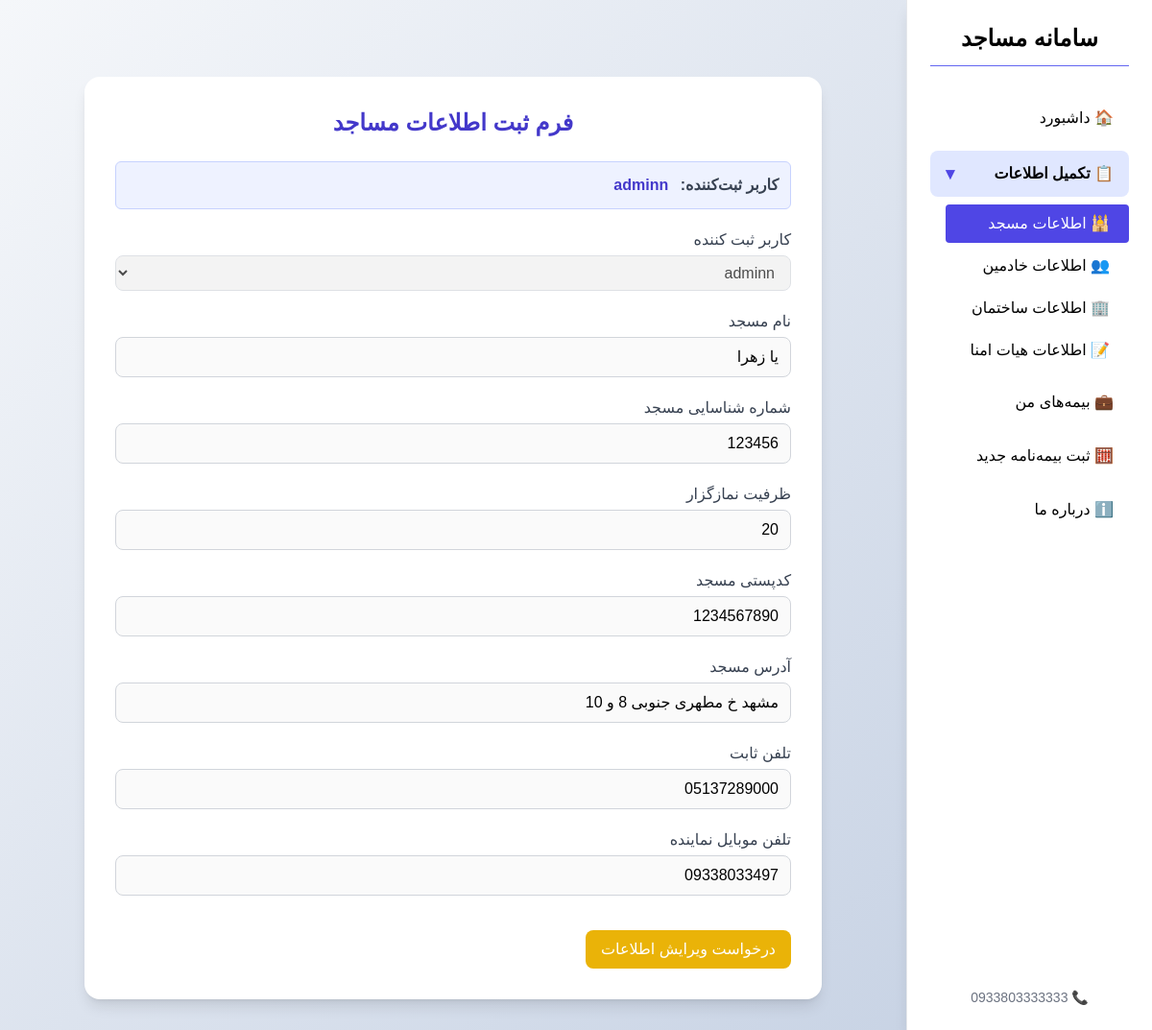
Screenshot of /account/mainform/ (signed in) with the database file from the repository.
### forms/models.py (models this page shows, shortened)
class Signup(models.Model):
    username=models.CharField(max_length=20,verbose_name="نام کاربری",unique=True)
    password=models.CharField(max_length=200,verbose_name="رمز عبور")
    email=models.EmailField(verbose_name="ایمیل",unique=True)
    def __str__(self):
        return self.username
    class Meta:
        verbose_name="کاربران"

class MainRegistration(models.Model):
    registration=models.ForeignKey(Signup,on_delete=models.CASCADE,related_name="mosque",verbose_name="کاربر ثبت کننده")
    mosque_name=models.CharField(max_length=50,verbose_name="نام مسجد")
    mosque_id=models.IntegerField(verbose_name="کد شناسایی مسجد")
    mosque_Capacity=models.IntegerField(validators=[MinValueValidator(10)],verbose_name='ظرفیت نمازگزار')
    mosque_postalcode=models.CharField(verbose_name="کدپستی مسجد",validators=[MinLengthValidator(9)],max_length=11)
    mosque_address=models.CharField(max_length=200,verbose_name="آدرس مسجد")
    mosque_phone=models.CharField(verbose_name="تلفن ثابت مسجد",blank=True,max_length=11,validators=[MinLengthValidator(11)])
    created_phone=models.CharField(verbose_name="تلفن موبایل",max_length=11,validators=[MinLengthValidator(11)],unique=True)
    create_date=models.DateTimeField(auto_now_add=True)
    class Meta:
        verbose_name="لیست مساجد"

### forms/views.py (the view)
def MainRegistration_view(request):
    signup = get_signup_from_session(request)
    if not signup:
        return redirect('login')  # یا مسیر مناسب
    main_reg = MainRegistration.objects.filter(registration=signup).first()
    editing = request.GET.get("edit") == "true"
    if request.method == 'POST':
        form = MainRegistration_form(request.POST, instance=main_reg)
        if form.is_valid():
            obj = form.save(commit=False)
            obj.registration = signup
            obj.save()
            messages.success(request, "اطلاعات مسجد با موفقیت ذخیره شد ✅")
            return redirect('/')  # یا مسیر دلخواه بعد از ذخیره
        else:
            messages.error(request, "فرم معتبر نیست، لطفا مقادیر را بررسی کنید.")
    else:
        form = MainRegistration_form(instance=main_reg)
        if main_reg and not editing:
            for field in form.fields.values():
                field.widget.attrs['disabled'] = 'disabled'
    return render(request, 'mainform.html', {
        'form': form,
        'signup': signup,
        'editing': editing,
        'main_reg': main_reg,
    })

### forms/forms.py
class MainRegistration_form(StyledModelForm):
    class Meta:
        model=MainRegistration
        fields='__all__'
        widgets = {
            'mosque_phone': forms.NumberInput(attrs={'placeholder': 'تلفن ثابت'}),
            'created_phone': forms.NumberInput(attrs={'placeholder': 'موبایل نماینده'}),
        }
        labels={'mosque_name':"نام مسجد",
                'mosque_id':"شماره شناسایی مسجد",
                'mosque_Capacity':"ظرفیت نمازگزار",
                'mosque_postalcode':"کدپستی مسجد",
                'mosque_address':"آدرس مسجد",
                'mosque_phone':"تلفن ثابت",
                'created_phone':"تلفن موبایل نماینده"}
        help_texts = {
            'mosque_postalcode': 'کد ۱۰ رقمی وارد کنید.',
            'created_phone': 'شماره موبایل ۱۱ رقمی.',
        }

### forms/views.py (called while the page is built)
def get_signup_from_session(request): #get username
    user=request.session.get('username')
    if user:
        try:
            signup=Signup.objects.filter(username=user).first()
        except Signup.DoesNotExist:
            messages.warning(request,"کاربری شما یافت نشد، لطفا دوباره وارد شوید")
            return None
    else:
        messages.warning(request,"ابتدا وارد شوید!")
        return None
    return signup

### forms/templates/mainform.html (shortened to what this page needs)
{% extends "base.html" %}
{% load static %}
{% block content %}
<body class="bg-slate-100 min-h-screen flex items-center justify-center">
  <div class="w-full max-w-3xl bg-white rounded-2xl shadow-lg p-8 mx-auto mt-12">
    <h2 class="text-2xl font-bold text-center text-indigo-700 mb-6">فرم ثبت اطلاعات مساجد</h2>
    {% if signup %}
      <div class="bg-indigo-50 p-3 rounded-md text-gray-700 border border-indigo-200 mb-4">
        <strong>کاربر ثبت‌کننده:</strong>
        <span class="text-indigo-700 font-semibold mr-2">{{ signup.username }}</span>
      </div>
    {% endif %}
    <form method="post" class="space-y-5">
{% for field in form %}
  <div>
    <label class="block text-gray-700 mb-1" for="{{ field.id_for_label }}">{{ field.label }}</label>
    {{ field }}
  </div>
{% endfor %}
<div class="pt-4 flex justify-between items-center">
  {% if not editing %}
    <a href="?edit=true" class="bg-yellow-500 text-white py-2 px-4 rounded-lg hover:bg-yellow-600 transition-all">
      درخواست ویرایش اطلاعات
    </a>
  {% endif %}
    </div>
  </form>
</div>
</body>
{% endblock %}

### bimemasajed1/static/css/style.css (style rules this page uses)
body { font-family: 'Vazirmatn', sans-serif; background: linear-gradient(135deg, #f5f7fa 0%, #c3cfe2 100%); min-height: 100vh; }

### rows the page displays
Signup: username "adminn"
MainRegistration: form "adminn" "یا زهرا" "123456" "20" "1234567890" "مشهد خ مطهری جنوبی 8 و 10" "05137289000" "09338033497"

### other values shown
{{ field.label }} "کاربر ثبت کننده" "نام مسجد" "شماره شناسایی مسجد" "ظرفیت نمازگزار" "کدپستی مسجد" "آدرس مسجد" "تلفن ثابت" "تلفن موبایل نماینده"
